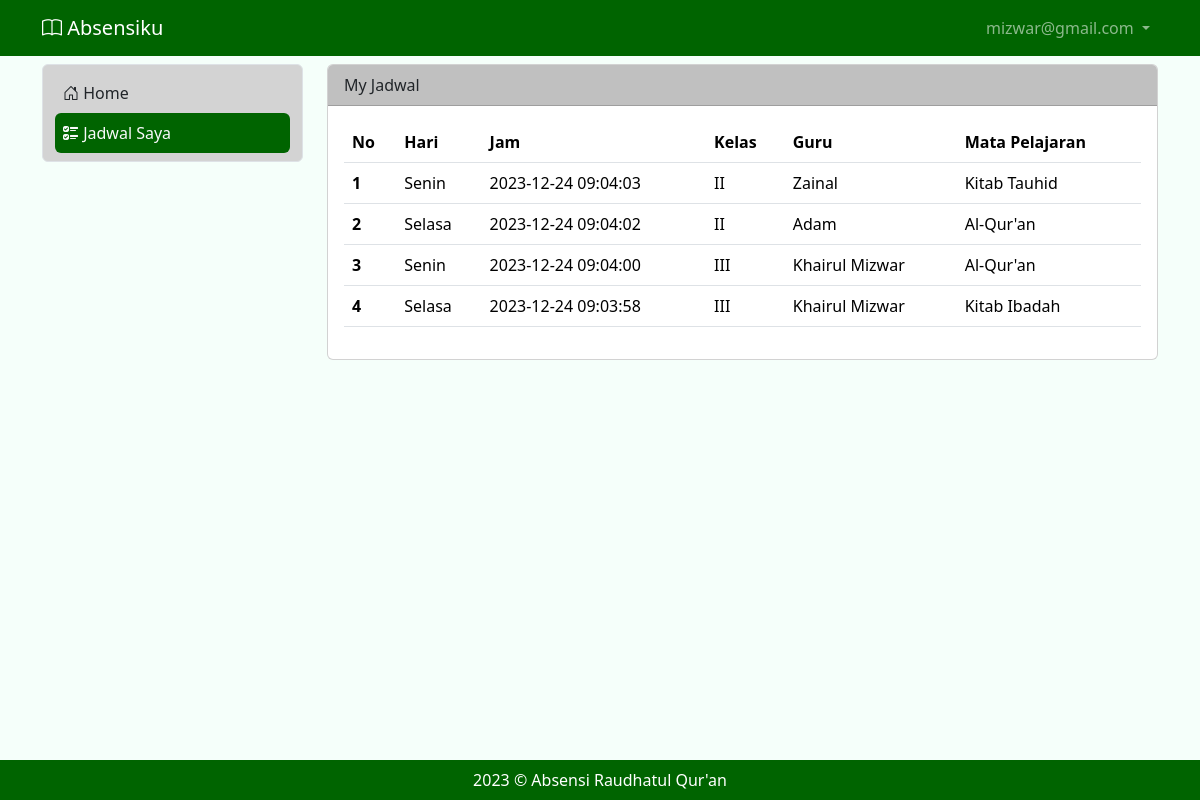
The page /jadwalguru (signed in) on the database its author committed.
### tables this page shows
CREATE TABLE IF NOT EXISTS `tb_user` (
  `id` int NOT NULL AUTO_INCREMENT,
  `nama` varchar(100) DEFAULT NULL,
  `username` varchar(200) DEFAULT NULL,
  `password` varchar(200) DEFAULT NULL,
  `level` int DEFAULT NULL,
  PRIMARY KEY (`id`)
);

CREATE TABLE IF NOT EXISTS `tb_jadwal` (
  `idj` int NOT NULL AUTO_INCREMENT,
  `hari` varchar(50) DEFAULT NULL,
  `jam` timestamp NULL DEFAULT NULL,
  `kelas` varchar(50) DEFAULT NULL,
  `guru` varchar(200) DEFAULT NULL,
  `mapel` varchar(50) DEFAULT NULL,
  PRIMARY KEY (`idj`)
);

### jadwalguru.php (the view, shortened to what this page needs)
<?php
include "proses/connect.php";
$query = mysqli_query($conn, "SELECT * FROM tb_jadwal GROUP BY idj ORDER BY jam DESC");
while ($record = mysqli_fetch_array($query)) {
    $result[] = $record;
}
?>
<div class="col-lg-9 mt-2">
    <div class="card">
        <div class="card-header bg-dark">
            My Jadwal
        </div>
        <div class="card-body">
                <div class="table-responsive">
                    <table class="table table-hover">
                        <thead>
                            <tr class="text-nowrap">
                                <th scope="col">No</th>
                                <th scope="col">Hari</th>
                                <th scope="col">Jam</th>
                                <th scope="col">Kelas</th>
                                <th scope="col">Guru</th>
                                <th scope="col">Mata Pelajaran</th>
                            </tr>
                        </thead>
                        <tbody>
                            <?php
                            $no = 1;
                            foreach ($result as $row) {
                            ?>
                                <tr>
                                    <th scope="row"><?php echo $no++ ?></th>
                                    <td><?php echo $row['hari'] ?></td>
                                    <td><?php echo $row['jam'] ?></td>
                                    <td><?php echo $row['kelas'] ?></td>
                                    <td><?php echo $row['guru'] ?></td>
                                    <td><?php echo $row['mapel'] ?></td>
                                </tr>
                            <?php
                            }
                            ?>
                        </tbody>
                    </table>
                </div>
        </div>
    </div>
</div>
        </div>
    </div>

### header.php (shortened to what this page needs)
<nav class="navbar navbar-expand navbar-dark bg-success sticky-top">
        <div class="container-lg">
            <a class="navbar-brand" href="."><i class="bi bi-book"></i> Absensiku</a>
            <div class="collapse navbar-collapse justify-content-end" id="navbarNavDropdown">
                <ul class="navbar-nav">
                    <li class="nav-item dropdown">
                        <a class="nav-link dropdown-toggle" href="#" role="button" data-bs-toggle="dropdown" aria-expanded="false">
                            <?php echo $hasil['username']; ?>
                        </a>
                    </li>
                </ul>
            </div>
        </div>
</nav>

### style.css (style rules this page uses)
.bg-success { background-color: #006400 !important; }
.bg-dark { background-color: #C0C0C0 !important; }

### rows shown on the page
tb_user: username "mizwar@gmail.com"
tb_jadwal: hari "Senin", jam "2023-12-24 09:04:03", kelas "II", guru "Zainal", mapel "Kitab Tauhid"
tb_jadwal: hari "Selasa", jam "2023-12-24 09:04:02", kelas "II", guru "Adam", mapel "Al-Qur'an"
tb_jadwal: hari "Senin", jam "2023-12-24 09:04:00", kelas "III", guru "Khairul Mizwar", mapel "Al-Qur'an"
tb_jadwal: hari "Selasa", jam "2023-12-24 09:03:58", kelas "III", guru "Khairul Mizwar", mapel "Kitab Ibadah"
